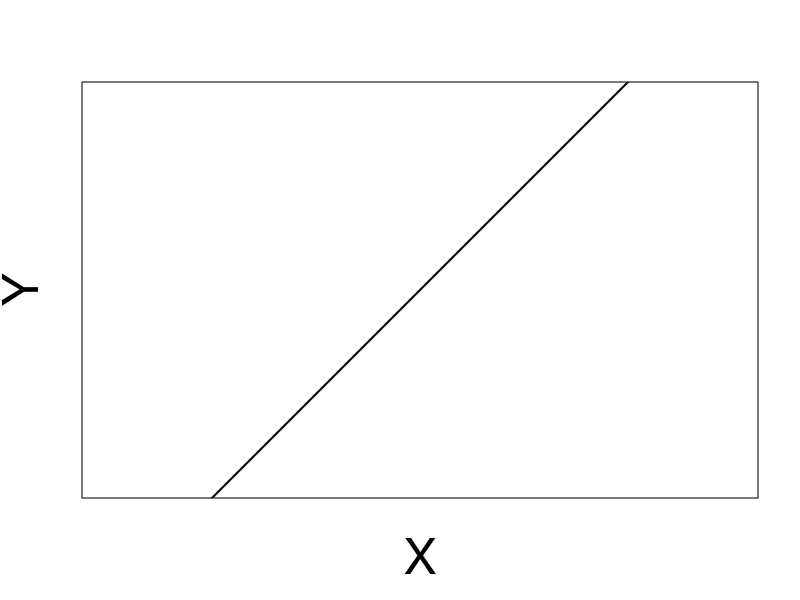
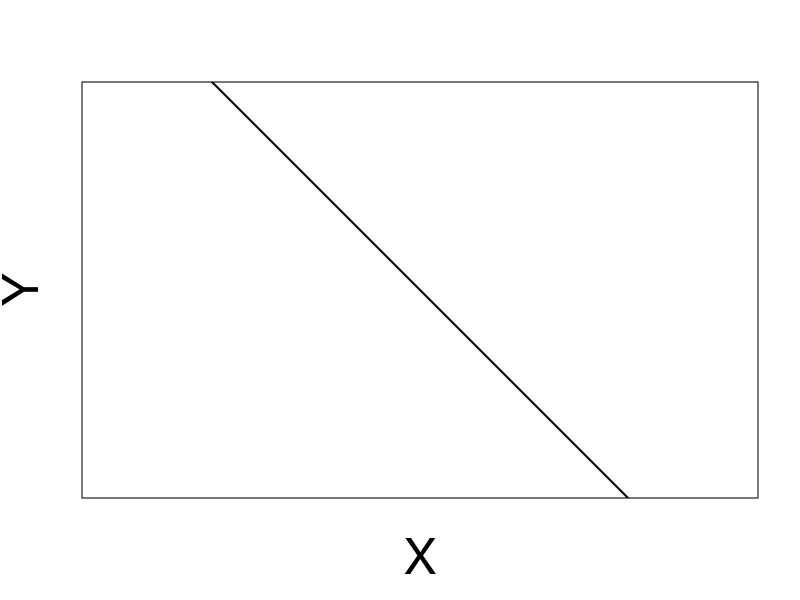
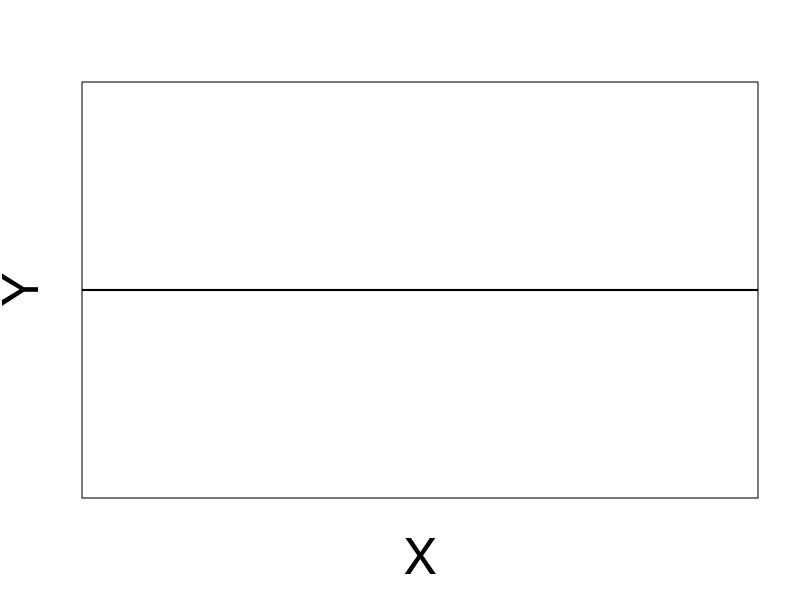
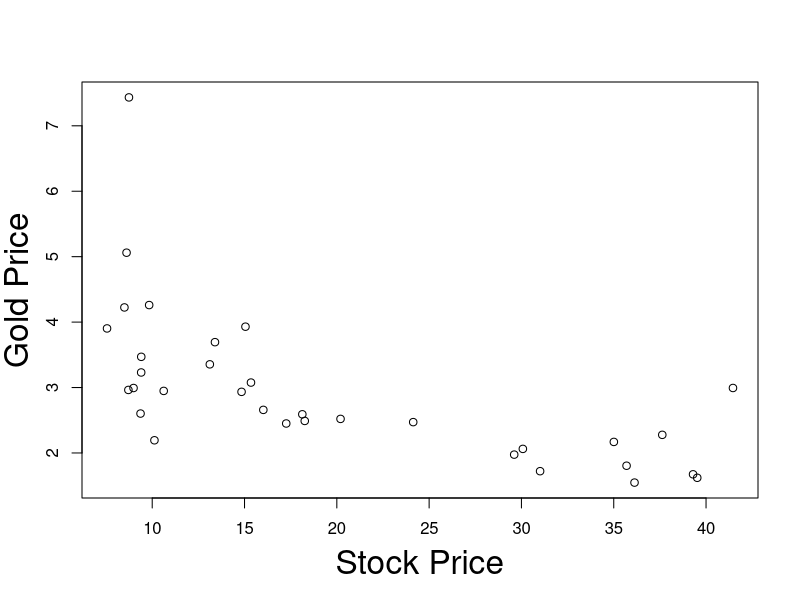
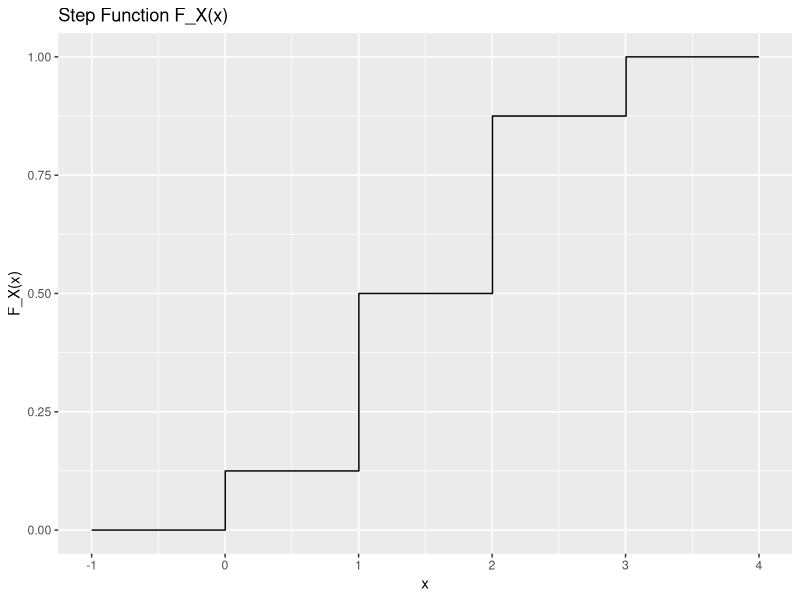

Here is the R script that generated these plots, in order:
## ---- chunk 1
#| echo: false
#| fig-asp: 1


# Create a scatter plot with no data points (type = "n")
plot(
  1, 1, 
  type = "n", 
  xlab = "", 
  ylab = "", 
  xlim = c(0, 5), 
  ylim = c(0, 5), 
  frame.plot = TRUE, 
  axes = FALSE, 
  asp = 1)


mtext("X", side=1, line=3, cex=3)
mtext("Y", side=2, line=2, cex=3)

# Add the line y = x
abline(
  a = 0, 
  b = 1, 
  col = "black", 
  lwd = 2)

## ---- chunk 2
#| echo: false
#| fig-asp: 1


# Create a scatter plot with no data points (type = "n")
plot(
  1, 1, 
  type = "n", 
  xlab = "", 
  ylab = "", 
  xlim = c(-3, 3), 
  ylim = c(-3, 3), 
  frame.plot = TRUE, 
  axes = FALSE, 
  asp = 1)



mtext("X", side=1, line=3, cex=3)
mtext("Y", side=2, line=2, cex=3)

# Add the line y = x
abline(
  a = 0, 
  b = -1, 
  col = "black", 
  lwd = 2)

## ---- chunk 3
#| echo: false
#| fig-asp: 1


# Create a scatter plot with no data points (type = "n")
plot(
  1, 1, 
  type = "n", 
  xlab = "", 
  ylab = "", 
  xlim = c(0, 5), 
  ylim = c(0, 5), 
  frame.plot = TRUE, 
  axes = FALSE, 
  asp = 1)


mtext("X", side=1, line=3, cex=3)
mtext("Y", side=2, line=2, cex=3)

# Add the line y = x
abline(
  a = 2.5, 
  b = 0, 
  col = "black", 
  lwd = 2)

## ---- chunk 4
#| echo: false
#| layout-ncol: 1

data <- read.table("datasets/L3eg1data.txt")

#Add column labels to data
colnames(data) <- c("Stock Price","Gold Price")

# Output markdown table from data
knitr::kable(
  list(data[1:11,], data[12:22,], data[23:33,]),
  row.names = TRUE,
  format = "html", 
  table.attr = 'class="table simple table-striped table-hover"',
) 


## ---- chunk 5
#| echo: false
#| fig-asp: 1

data1 <- read.table("datasets/L3eg1data.txt")
realgoldprice<-data1[,1]
realstockprice<-data1[,2]
plot(realstockprice, 
  realgoldprice, 
  xlab="", 
  ylab="")

mtext("Stock Price", side=1, line=3, cex=2)
mtext("Gold Price", side=2, line=2.5, cex=2)

## ---- chunk 6

# Install and load the necessary package
# install.packages("ggplot2")
library(ggplot2)

# Define the step function
step_function <- function(x) {
  if (x < 0) {
    return(0)
  } else if (x < 1) {
    return(1/8)
  } else if (x < 2) {
    return(1/2)
  } else if (x < 3) {
    return(7/8)
  } else {
    return(1)
  }
}

# Generate x values
x_values <- seq(-1, 4, length.out = 1000)

# Calculate corresponding y values using the step function
y_values <- sapply(x_values, step_function)

# Create a data frame for ggplot
df <- data.frame(x = x_values, y = y_values)

# Plot the step function
ggplot(df, aes(x, y)) +
  geom_step() +
  labs(title = "Step Function F_X(x)",
       x = "x",
       y = "F_X(x)")

## ---- chunk 7
#| echo: false
#| layout-ncol: 3
#| tbl-cap: "Dataset with 33 entries for Stock and Gold price pairs"

# Read dataset
data <- read.table("datasets/L3eg1data.txt")

#Add column labels to data
colnames(data) <- c("Stock Price","Gold Price")

# Output markdown table from data

knitr::kable(data[1:11,], row.names = TRUE)

knitr::kable(data[12:22,], row.names = TRUE)

knitr::kable(data[23:33,], row.names = TRUE)
